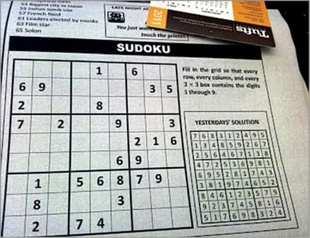
#> input picture OnThi/Thamkhao_Old/HuuTho_Week7/sudoku5.jpg, 310 x 238 px, shrunk from 500 x 384 before the run, found by its file name; the run also reads 1 picture not shown here
$ jupyter execute Week7_21022008_NguyenHuuTho.ipynb
#> lines starting #> are read from the running program, lines starting #| are printed output that depends on the picture; after the words box and inside, x2 and y2 are one past the last pixel; in counts of white or black regions, pixels touching at a corner belong together
Biến đổi Hough (Hough Transform) là một kỹ thuật trong thị giác máy tính được sử dụng để phát hiện các đối tượng có hình dạng cụ thể trong hình ảnh, ví dụ như đường thẳng, hình tròn, hình elip, v.v. Dưới đây là một giải thích dễ hiểu về cách hoạt động của biến đổi Hough:

### 1. Mục đích
Biến đổi Hough được sử dụng để xác định các đối tượng có hình dạng xác định bằng cách biến đổi từ không gian ảnh (image space) sang không gian tham số (parameter space).

### 2. Nguyên lý cơ bản
Giả sử ta muốn phát hiện các đường thẳng trong một hình ảnh. Mỗi đường thẳng trong không gian ảnh có thể được biểu diễn bằng phương trình:
\[ y = ax + b \]
hoặc trong hệ tọa độ cực:
\[ r = x \cos \theta + y \sin \theta \]
Trong đó:
- \( r \) là khoảng cách từ gốc tọa độ đến đường thẳng.
- \( \theta \) là góc giữa đoạn thẳng nối gốc tọa độ và đường thẳng với trục hoành.

### 3. Không gian tham số
Mỗi điểm trong không gian ảnh tương ứng với một đường cong trong không gian tham số. Khi nhiều điểm nằm trên cùng một đường thẳng trong không gian ảnh, các đường cong tương ứng trong không gian tham số sẽ giao nhau tại cùng một điểm. Điểm giao nhau này đại diện cho các tham số \( r \) và \( \theta \) của đường thẳng đó.

### 4. Các bước thực hiện
1. **Phát hiện các điểm biên (edge detection):** Sử dụng các kỹ thuật như bộ lọc Canny để tìm các điểm biên trong hình ảnh.
2. **Biến đổi Hough:** Mỗi điểm biên sẽ tạo ra một đường cong trong không gian tham số. Lưu các điểm giao nhau của các đường cong này trong một mảng số đếm.
3. **Phát hiện các đỉnh (peak detection):** Tìm các điểm có số đếm cao nhất trong không gian tham số. Các điểm này tương ứng với các đường thẳng trong không gian ảnh.

### 5. Ứng dụng
- **Phát hiện đường thẳng:** Để tìm các cạnh của đối tượng trong hình ảnh, chẳng hạn như các làn đường trong hệ thống lái tự động.
- **Phát hiện hình tròn:** Để nhận diện các đối tượng hình tròn như đồng xu, bóng đèn, hoặc các nắp chai.

### Ví dụ minh họa
Giả sử ta có một hình ảnh chứa các đường thẳng và muốn phát hiện chúng:

1. **Hình ảnh gốc với các đường thẳng:**


2. **Biên phát hiện sau khi áp dụng bộ lọc Canny:**


3. **Không gian tham số sau khi áp dụng biến đổi Hough:**


4. **Các đường thẳng được phát hiện:**


Qua các bước trên, ta có thể dễ dàng xác định và đánh dấu các đường thẳng trong hình ảnh, phục vụ cho nhiều ứng dụng trong thị giác máy tính và phân tích hình ảnh.

Trong OpenCV, có hai hàm chính để phát hiện đường thẳng dựa trên biến đổi Hough là `HoughLines` và `HoughLinesP`. Dưới đây là cú pháp và cách sử dụng của hai hàm này:

### 1. `HoughLines`
Hàm này được sử dụng để phát hiện các đường thẳng trong không gian cực (polar space).

**Cú pháp:**
```python
lines = cv2.HoughLines(image, rho, theta, threshold)
```

**Tham số:**
- `image`: Ảnh đầu vào, phải là ảnh nhị phân (binary image), thường là kết quả của bộ lọc Canny.
- `rho`: Độ phân giải của tham số \( \rho \) trong không gian cực. Thông thường là 1 pixel.
- `theta`: Độ phân giải của tham số \( \theta \) trong không gian cực. Thông thường là `np.pi/180` (1 độ).
- `threshold`: Ngưỡng số đếm. Chỉ những đường thẳng có số điểm lớn hơn ngưỡng này mới được xem xét.

**Ví dụ:**
```python
import cv2
import numpy as np

# Đọc ảnh và chuyển sang ảnh xám
image = cv2.imread('path_to_image.jpg')
gray = cv2.cvtColor(image, cv2.COLOR_BGR2GRAY)

# Áp dụng bộ lọc Canny
edges = cv2.Canny(gray, 50, 150, apertureSize=3)

# Sử dụng biến đổi Hough để phát hiện đường thẳng
lines = cv2.HoughLines(edges, 1, np.pi/180, 200)

# Vẽ các đường thẳng lên ảnh gốc
for line in lines:
    rho, theta = line[0]
    a = np.cos(theta)
    b = np.sin(theta)
    x0 = a * rho
    y0 = b * rho
    x1 = int(x0 + 1000 * (-b))
    y1 = int(y0 + 1000 * (a))
    x2 = int(x0 - 1000 * (-b))
    y2 = int(y0 - 1000 * (a))
    cv2.line(image, (x1, y1), (x2, y2), (0, 0, 255), 2)

cv2.imshow('Detected Lines', image)
cv2.waitKey(0)
cv2.destroyAllWindows()
```

### 2. `HoughLinesP`
Hàm này là một phiên bản của `HoughLines` nhưng sử dụng biến đổi Hough xác suất (probabilistic Hough transform), giúp phát hiện các đoạn thẳng (line segments) thay vì các đường thẳng vô hạn.

**Cú pháp:**
```python
lines = cv2.HoughLinesP(image, rho, theta, threshold, minLineLength=None, maxLineGap=None)
```

**Tham số:**
- `image`: Ảnh đầu vào, phải là ảnh nhị phân (binary image).
- `rho`: Độ phân giải của tham số \( \rho \) trong không gian cực.
- `theta`: Độ phân giải của tham số \( \theta \) trong không gian cực.
- `threshold`: Ngưỡng số đếm.
- `minLineLength`: Chiều dài tối thiểu của đoạn thẳng. Các đoạn thẳng ngắn hơn giá trị này sẽ bị bỏ qua.
- `maxLineGap`: Khoảng cách tối đa giữa hai đoạn thẳng gần kề để chúng được nối lại thành một đoạn thẳng.

**Ví dụ:**
```python
import cv2
import numpy as np

# Đọc ảnh và chuyển sang ảnh xám
image = cv2.imread('path_to_image.jpg')
gray = cv2.cvtColor(image, cv2.COLOR_BGR2GRAY)

# Áp dụng bộ lọc Canny
edges = cv2.Canny(gray, 50, 150, apertureSize=3)

# Sử dụng biến đổi Hough xác suất để phát hiện đoạn thẳng
lines = cv2.HoughLinesP(edges, 1, np.pi/180, 100, minLineLength=50, maxLineGap=10)

# Vẽ các đoạn thẳng lên ảnh gốc
for line in lines:
    x1, y1, x2, y2 = line[0]
    cv2.line(image, (x1, y1), (x2, y2), (0, 255, 0), 2)

cv2.imshow('Detected Line Segments', image)
cv2.waitKey(0)
cv2.destroyAllWindows()
```

Cả hai hàm này đều giúp phát hiện các đường thẳng trong ảnh, nhưng `HoughLinesP` thường được ưa chuộng hơn do khả năng phát hiện các đoạn thẳng cụ thể và kiểm soát tốt hơn về chiều dài và khoảng cách giữa các đoạn thẳng.

[cell 1]
import cv2
import numpy as np
from google.colab.patches import cv2_imshow

# Đọc ảnh và chuyển sang ảnh xám
image = cv2.imread('/content/drive/MyDrive/23_24_HK2/CoVi/CoVi_Pactive/Week7/sudoku5.jpg')
#> image is the input picture: shape (238, 310, 3); mean B, G, R 166.7, 170.2, 168.5
gray = cv2.cvtColor(image, cv2.COLOR_BGR2GRAY)

# Áp dụng bộ lọc Canny
edges = cv2.Canny(gray, 50, 150, apertureSize=3)
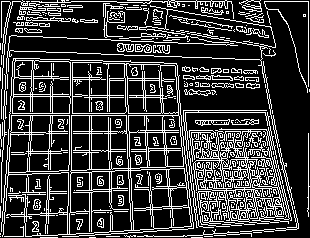
#> edges: shape (238, 310); 23.2% white in thin lines or dots

# Sử dụng biến đổi Hough xác suất để phát hiện đoạn thẳng
lines = cv2.HoughLinesP(edges, 1, np.pi/180, 100, minLineLength=50, maxLineGap=10)
#> lines = 63 rows, first 6: [243, 1, 308, 1], [77, 53, 261, 59], [0, 217, 293, 202], [38, 194, 287, 181], [1, 194, 287, 179], [107, 234, 193, 228]

# Vẽ các đoạn thẳng lên ảnh gốc
for line in lines:
    x1, y1, x2, y2 = line[0]
    cv2.line(image, (x1, y1), (x2, y2), (0, 255, 0), 2)
#> this loop made 63 passes
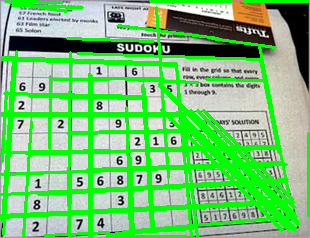
#> image: shape (238, 310, 3); mean B, G, R 120, 196.1, 122

cv2_imshow(image)
cv2.waitKey(0)
cv2.destroyAllWindows()

Trong OpenCV, hàm được sử dụng để phát hiện các đường tròn trong ảnh là `HoughCircles`. Dưới đây là cú pháp và cách sử dụng của hàm này:

### `HoughCircles`
Hàm này được sử dụng để phát hiện các đường tròn trong ảnh bằng cách sử dụng biến đổi Hough.

**Cú pháp:**
```python
circles = cv2.HoughCircles(image, method, dp, minDist, param1=None, param2=None, minRadius=None, maxRadius=None)
```

**Tham số:**
- `image`: Ảnh đầu vào, phải là ảnh xám (grayscale image).
- `method`: Phương pháp biến đổi Hough được sử dụng. Thường là `cv2.HOUGH_GRADIENT`.
- `dp`: Tỉ lệ nghịch của độ phân giải bộ tích lũy. Nếu `dp=1`, độ phân giải của bộ tích lũy giống như độ phân giải của ảnh đầu vào. Nếu `dp=2`, độ phân giải của bộ tích lũy chỉ bằng một nửa độ phân giải của ảnh đầu vào.
- `minDist`: Khoảng cách tâm tối thiểu giữa các đường tròn được phát hiện.
- `param1`: Ngưỡng cao cho bộ lọc Canny (cạnh trên cho phát hiện cạnh).
- `param2`: Ngưỡng cho bộ tích lũy trung bình Hough. Giá trị này càng nhỏ thì càng có nhiều đường tròn được phát hiện (bao gồm cả các đường tròn giả).
- `minRadius`: Bán kính nhỏ nhất của đường tròn cần phát hiện.
- `maxRadius`: Bán kính lớn nhất của đường tròn cần phát hiện.

**Ví dụ:**
```python
import cv2
import numpy as np

# Đọc ảnh và chuyển sang ảnh xám
image = cv2.imread('path_to_image.jpg')
gray = cv2.cvtColor(image, cv2.COLOR_BGR2GRAY)

# Áp dụng bộ lọc Gaussian để làm mờ ảnh và giảm nhiễu
gray = cv2.GaussianBlur(gray, (9, 9), 2)

# Sử dụng biến đổi Hough để phát hiện các đường tròn
circles = cv2.HoughCircles(gray, cv2.HOUGH_GRADIENT, dp=1.2, minDist=20,
                           param1=50, param2=30, minRadius=10, maxRadius=100)

# Nếu có ít nhất một đường tròn được phát hiện
if circles is not None:
    # Chuyển các tham số của đường tròn từ float sang int
    circles = np.round(circles[0, :]).astype("int")

    # Vẽ các đường tròn được phát hiện lên ảnh gốc
    for (x, y, r) in circles:
        cv2.circle(image, (x, y), r, (0, 255, 0), 2)
        cv2.circle(image, (x, y), 2, (0, 0, 255), 3)  # Vẽ tâm của đường tròn

# Hiển thị ảnh kết quả
cv2.imshow('Detected Circles', image)
cv2.waitKey(0)
cv2.destroyAllWindows()
```

### Giải thích chi tiết ví dụ:
1. **Đọc và chuyển đổi ảnh sang ảnh xám:**
   - `cv2.imread('path_to_image.jpg')`: Đọc ảnh từ tệp.
   - `cv2.cvtColor(image, cv2.COLOR_BGR2GRAY)`: Chuyển đổi ảnh màu sang ảnh xám.

2. **Làm mờ ảnh:**
   - `cv2.GaussianBlur(gray, (9, 9), 2)`: Áp dụng bộ lọc Gaussian để làm mờ ảnh và giảm nhiễu.

3. **Phát hiện các đường tròn:**
   - `cv2.HoughCircles(gray, cv2.HOUGH_GRADIENT, dp=1.2, minDist=20, param1=50, param2=30, minRadius=10, maxRadius=100)`: Sử dụng biến đổi Hough để phát hiện các đường tròn.

4. **Vẽ các đường tròn lên ảnh gốc:**
   - `cv2.circle(image, (x, y), r, (0, 255, 0), 2)`: Vẽ đường tròn phát hiện được.
   - `cv2.circle(image, (x, y), 2, (0, 0, 255), 3)`: Vẽ tâm của đường tròn.

5. **Hiển thị ảnh kết quả:**
   - `cv2.imshow('Detected Circles', image)`: Hiển thị ảnh có các đường tròn được phát hiện.
   - `cv2.waitKey(0)`: Đợi một phím bất kỳ để đóng cửa sổ hiển thị.
   - `cv2.destroyAllWindows()`: Đóng tất cả các cửa sổ hiển thị.

Với cú pháp và ví dụ trên, bạn có thể dễ dàng phát hiện và vẽ các đường tròn trong ảnh sử dụng OpenCV.

[cell 2]
import cv2
import numpy as np
from google.colab.patches import cv2_imshow

# Đọc ảnh và chuyển sang ảnh xám
image = cv2.imread('/content/drive/MyDrive/23_24_HK2/CoVi/CoVi_Pactive/Week7/whitebloodcell1.jpg')
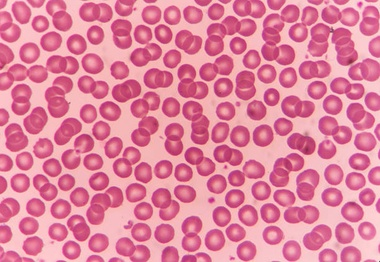
#> input picture OnThi/Thamkhao_Old/HuuTho_Week7/whitebloodcell1.jpg, 380 x 262 px, shrunk from 612 x 422 before the run, found by its file name
#> image is the input picture: shape (262, 380, 3); mean B, G, R 157.3, 130.8, 225.1
gray = cv2.cvtColor(image, cv2.COLOR_BGR2GRAY)
#> gray: shape (262, 380)

# Áp dụng bộ lọc Gaussian để làm mờ ảnh và giảm nhiễu
gray = cv2.GaussianBlur(gray, (9, 9), 2)
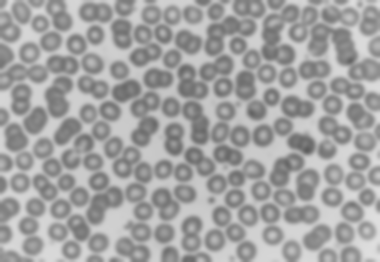
#> gray: shape (262, 380); min 93, max 222, mean 162

# Sử dụng biến đổi Hough để phát hiện các đường tròn
circles = cv2.HoughCircles(gray, cv2.HOUGH_GRADIENT, dp=1.2, minDist=20,
                           param1=50, param2=30, minRadius=10, maxRadius=100)
#> circles = 161 rows, first 8: [163.8, 106.2, 99.28], [115.8, 107.4, 99.28], [195, 144.6, 99.28], [162.6, 160.2, 99.28], [196.2, 106.2, 96.64], [234.6, 148.2, 97.96], [235.8, 111, 97.96], [275.4, 155.4, 99.28]

# Nếu có ít nhất một đường tròn được phát hiện
if circles is not None:
    # Chuyển các tham số của đường tròn từ float sang int
    circles = np.round(circles[0, :]).astype("int")
#> circles = 161 rows, first 8: [164, 106, 99], [116, 107, 99], [195, 145, 99], [163, 160, 99], [196, 106, 97], [235, 148, 98], [236, 111, 98], [275, 155, 99]

    # Vẽ các đường tròn được phát hiện lên ảnh gốc
    for (x, y, r) in circles:
        cv2.circle(image, (x, y), r, (0, 255, 0), 2)
        cv2.circle(image, (x, y), 2, (0, 0, 255), 3)  # Vẽ tâm của đường tròn
#> this loop made 161 passes
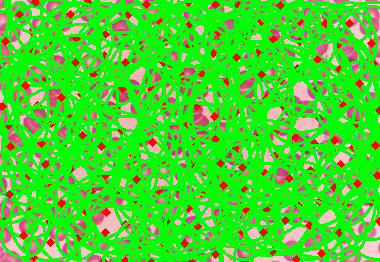
#> image: shape (262, 380, 3); mean B, G, R 42.7, 212.6, 70.9

# Hiển thị ảnh kết quả
cv2_imshow(image)
cv2.waitKey(0)
cv2.destroyAllWindows()

Dưới đây là mã đã được chỉnh sửa để phát hiện các đường tròn nhỏ trong hình ảnh. Tôi đã điều chỉnh các tham số của hàm `cv2.HoughCircles` để phát hiện các đường tròn nhỏ hơn.

```python
import cv2
import numpy as np
from google.colab.patches import cv2_imshow

# Đọc ảnh và chuyển sang ảnh xám
image = cv2.imread('/content/drive/MyDrive/23_24_HK2/CoVi/CoVi_Pactive/Week7/whitebloodcell1.jpg')
gray = cv2.cvtColor(image, cv2.COLOR_BGR2GRAY)

# Áp dụng bộ lọc Gaussian để làm mờ ảnh và giảm nhiễu
gray = cv2.GaussianBlur(gray, (9, 9), 2)

# Sử dụng biến đổi Hough để phát hiện các đường tròn nhỏ
circles = cv2.HoughCircles(gray, cv2.HOUGH_GRADIENT, dp=1.2, minDist=10,
                           param1=50, param2=30, minRadius=5, maxRadius=30)

# Nếu có ít nhất một đường tròn được phát hiện
if circles is not None:
    # Chuyển các tham số của đường tròn từ float sang int
    circles = np.round(circles[0, :]).astype("int")

    # Vẽ các đường tròn được phát hiện lên ảnh gốc
    for (x, y, r) in circles:
        cv2.circle(image, (x, y), r, (0, 255, 0), 2)
        cv2.circle(image, (x, y), 2, (0, 0, 255), 3)  # Vẽ tâm của đường tròn

# Hiển thị ảnh kết quả
cv2_imshow(image)
cv2.waitKey(0)
cv2.destroyAllWindows()
```

### Giải thích các tham số đã thay đổi:
- `minDist=10`: Khoảng cách tối thiểu giữa các tâm của các đường tròn được phát hiện là 10 pixel.
- `minRadius=5`: Bán kính nhỏ nhất của đường tròn cần phát hiện là 5 pixel.
- `maxRadius=30`: Bán kính lớn nhất của đường tròn cần phát hiện là 30 pixel.

Các tham số này giúp điều chỉnh giải thuật để phát hiện các đường tròn nhỏ hơn, phù hợp với việc tìm các tế bào máu nhỏ trong ảnh.

[cell 3]
import cv2
import numpy as np
from google.colab.patches import cv2_imshow

# Đọc ảnh và chuyển sang ảnh xám
image = cv2.imread('/content/drive/MyDrive/23_24_HK2/CoVi/CoVi_Pactive/Week7/whitebloodcell1.jpg')
gray = cv2.cvtColor(image, cv2.COLOR_BGR2GRAY)

# Áp dụng bộ lọc Gaussian để làm mờ ảnh và giảm nhiễu
gray = cv2.GaussianBlur(gray, (9, 9), 2)

# Sử dụng biến đổi Hough để phát hiện các đường tròn nhỏ
circles = cv2.HoughCircles(gray, cv2.HOUGH_GRADIENT, dp=1.2, minDist=10,
                           param1=50, param2=30, minRadius=5, maxRadius=30)
#> circles = 115 rows, first 8: [187.8, 40.2, 29.24], [111, 214.2, 27.92], [252.6, 173.4, 29.24], [159, 201, 22.4], [76.2, 43.8, 10.16], [261, 190.2, 9.56], [307.8, 178.2, 26.6], [29.4, 52.2, 10.64]

# Nếu có ít nhất một đường tròn được phát hiện
if circles is not None:
    # Chuyển các tham số của đường tròn từ float sang int
    circles = np.round(circles[0, :]).astype("int")
#> circles = 115 rows, first 8: [188, 40, 29], [111, 214, 28], [253, 173, 29], [159, 201, 22], [76, 44, 10], [261, 190, 10], [308, 178, 27], [29, 52, 11]

    # Vẽ các đường tròn được phát hiện lên ảnh gốc
    for (x, y, r) in circles:
        cv2.circle(image, (x, y), r, (0, 255, 0), 2)
        cv2.circle(image, (x, y), 2, (0, 0, 255), 3)  # Vẽ tâm của đường tròn
#> this loop made 115 passes
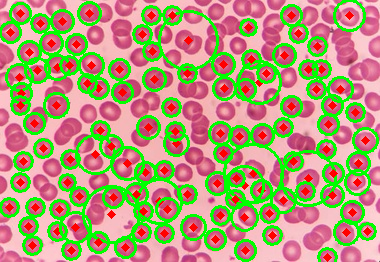
#> image: shape (262, 380, 3); mean B, G, R 116.4, 153.3, 177.8

# Hiển thị ảnh kết quả
cv2_imshow(image)

# **PHÁT HIỆN GÓC (CORNER DETECTION)**

Giải thuật phát hiện góc Harris là một trong những phương pháp phổ biến để phát hiện các điểm góc (corner points) trong hình ảnh. Góc là các điểm trong hình ảnh nơi cường độ sáng thay đổi đáng kể theo mọi hướng. Đây là những điểm quan trọng trong nhiều ứng dụng thị giác máy tính như nhận diện đối tượng, theo dõi chuyển động, và ghép ảnh.

### Giải thích dễ hiểu về giải thuật phát hiện góc Harris

#### 1. Khái niệm cơ bản
Góc là nơi cường độ pixel thay đổi lớn trong nhiều hướng khác nhau. Giải thuật phát hiện góc Harris hoạt động bằng cách đo lường sự thay đổi cường độ khi di chuyển cửa sổ nhỏ quanh điểm đó.

#### 2. Các bước chính của giải thuật
1. **Tính đạo hàm bậc nhất của ảnh:**
   - Tính đạo hàm theo hướng x (\(I_x\)) và đạo hàm theo hướng y (\(I_y\)) của ảnh để tìm sự thay đổi cường độ theo hai hướng này.

2. **Tính ma trận cấu trúc (structure tensor):**
   - Ma trận cấu trúc tại mỗi điểm ảnh \((x, y)\) được tính như sau:
     \[
     M = \begin{bmatrix}
     I_x^2 & I_x I_y \\
     I_x I_y & I_y^2
     \end{bmatrix}
     \]
   - Trong đó, các giá trị trong ma trận là tổng của các tích phân các giá trị đạo hàm trong một cửa sổ nhỏ xung quanh điểm \((x, y)\).

3. **Tính thước đo góc (corner response function):**
   - Thước đo góc được tính bằng cách sử dụng ma trận cấu trúc:
     \[
     R = \text{det}(M) - k \cdot (\text{trace}(M))^2
     \]
   - Trong đó, \(\text{det}(M) = I_x^2 I_y^2 - (I_x I_y)^2\) là định thức của ma trận M, \(\text{trace}(M) = I_x^2 + I_y^2\) là tổng của các phần tử trên đường chéo chính của ma trận M, và \(k\) là một hằng số nhỏ thường được chọn trong khoảng từ 0.04 đến 0.06.

4. **Ngưỡng hóa thước đo góc:**
   - Các điểm có giá trị R lớn hơn một ngưỡng nhất định được xem là các điểm góc.

5. **Non-maximum suppression (NMS):**
   - Để loại bỏ các điểm góc không phải là cực đại địa phương, non-maximum suppression được áp dụng. Điều này đảm bảo chỉ giữ lại các điểm góc thực sự nổi bật.

#### 3. Cú pháp hàm Harris trong OpenCV

Trong OpenCV, hàm `cv2.cornerHarris` được sử dụng để thực hiện phát hiện góc Harris.

**Cú pháp:**
```python
dst = cv2.cornerHarris(src, blockSize, ksize, k)
```

**Tham số:**
- `src`: Ảnh đầu vào, phải là ảnh xám (grayscale image).
- `blockSize`: Kích thước của cửa sổ được sử dụng để tính đạo hàm.
- `ksize`: Kích thước của bộ lọc Sobel được sử dụng để tính đạo hàm ảnh.
- `k`: Hằng số tự do trong phương trình thước đo góc Harris.

**Ví dụ:**
```python
import cv2
import numpy as np

# Đọc ảnh và chuyển sang ảnh xám
image = cv2.imread('path_to_image.jpg')
gray = cv2.cvtColor(image, cv2.COLOR_BGR2GRAY)

# Phát hiện góc Harris
gray = np.float32(gray)
dst = cv2.cornerHarris(gray, blockSize=2, ksize=3, k=0.04)

# Kết quả là ảnh có các giá trị góc, áp dụng ngưỡng để đánh dấu các góc
dst = cv2.dilate(dst, None)
image[dst > 0.01 * dst.max()] = [0, 0, 255]

# Hiển thị ảnh kết quả
cv2.imshow('Detected Corners', image)
cv2.waitKey(0)
cv2.destroyAllWindows()
```

### Giải thích chi tiết ví dụ:
1. **Đọc và chuyển đổi ảnh sang ảnh xám:**
   - `cv2.imread('path_to_image.jpg')`: Đọc ảnh từ tệp.
   - `cv2.cvtColor(image, cv2.COLOR_BGR2GRAY)`: Chuyển đổi ảnh màu sang ảnh xám.

2. **Phát hiện góc Harris:**
   - `np.float32(gray)`: Chuyển đổi ảnh xám sang kiểu dữ liệu float32 để phù hợp với hàm Harris.
   - `cv2.cornerHarris(gray, blockSize=2, ksize=3, k=0.04)`: Sử dụng biến đổi Harris để phát hiện các góc trong ảnh.

3. **Đánh dấu các điểm góc:**
   - `cv2.dilate(dst, None)`: Làm dày các điểm góc để dễ dàng nhìn thấy.
   - `image[dst > 0.01 * dst.max()] = [0, 0, 255]`: Đánh dấu các điểm góc trên ảnh gốc bằng màu đỏ.

4. **Hiển thị ảnh kết quả:**
   - `cv2.imshow('Detected Corners', image)`: Hiển thị ảnh có các điểm góc được đánh dấu.
   - `cv2.waitKey(0)`: Đợi một phím bất kỳ để đóng cửa sổ hiển thị.
   - `cv2.destroyAllWindows()`: Đóng tất cả các cửa sổ hiển thị.

Với cú pháp và ví dụ trên, bạn có thể dễ dàng phát hiện và đánh dấu các điểm góc trong ảnh sử dụng OpenCV.

[cell 4]
import cv2
import numpy as np

# Đọc ảnh và chuyển sang ảnh xám
image = cv2.imread('/content/drive/MyDrive/23_24_HK2/CoVi/CoVi_Pactive/Week7/puppy2.jpeg')
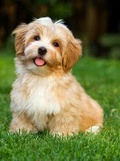
#> input picture OnThi/Thamkhao_Old/HuuTho_Week7/puppy2.jpeg, 120 x 161 px, shrunk from 194 x 259 before the run, found by its file name
#> image is the input picture: shape (161, 120, 3); mean B, G, R 71.1, 118.8, 115.4
gray = cv2.cvtColor(image, cv2.COLOR_BGR2GRAY)
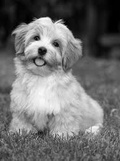
#> gray: shape (161, 120); min 0, max 253, mean 112.3

# Phát hiện góc Harris
gray = np.float32(gray)
dst = cv2.cornerHarris(gray, blockSize=2, ksize=3, k=0.04)
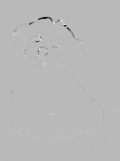
#> dst: shape (161, 120) float32; min -41244032, max 15461800, mean -86764.1; drawn with min black and max white

# Kết quả là ảnh có các giá trị góc, áp dụng ngưỡng để đánh dấu các góc
dst = cv2.dilate(dst, None)
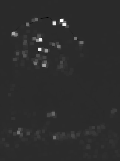
#> dst: shape (161, 120) float32; min -3135163.5, max 15461800, mean 203930.5; drawn with min black and max white
image[dst > 0.01 * dst.max()] = [0, 0, 255]
#> image: shape (161, 120, 3); 15.87% of pixels changed, all inside (x1, y1, x2, y2) = (0, 17, 120, 161)
#> (the rest of the program and of its run is left out)
